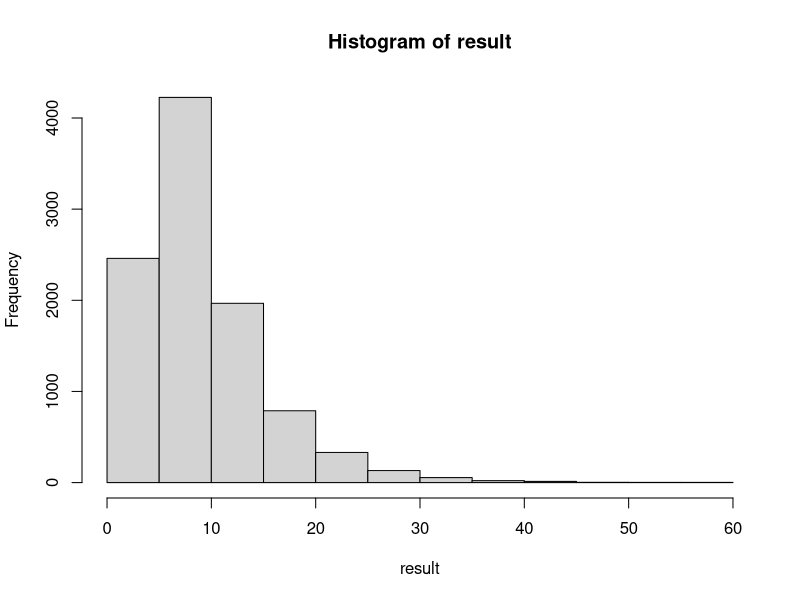
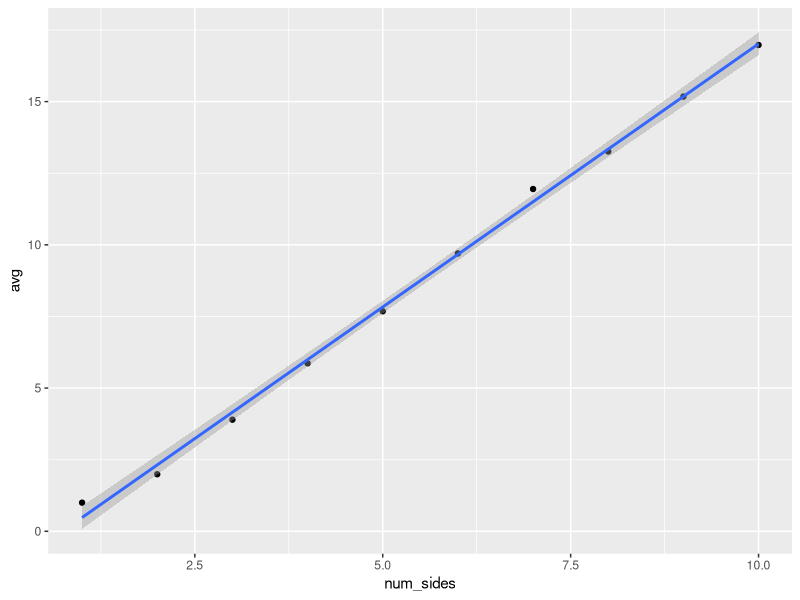
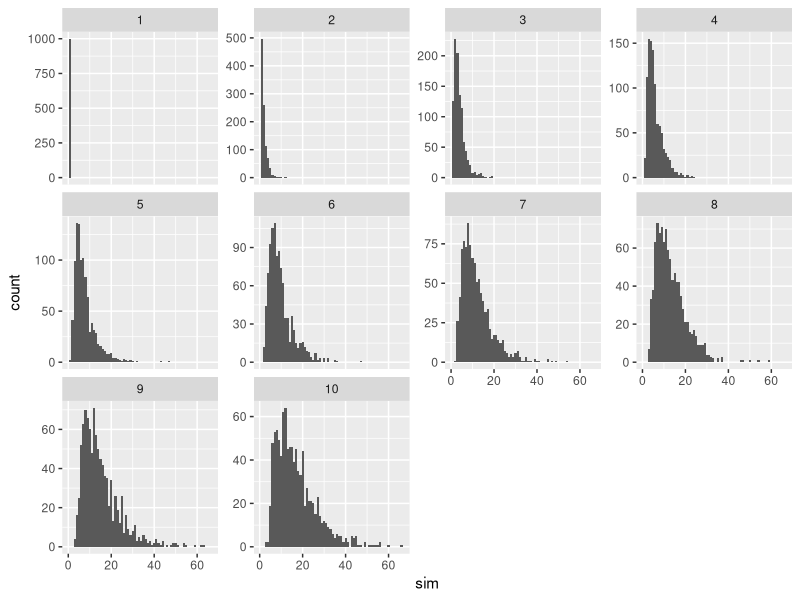

The R source for these figures, in order:
## ---- chunk 1
# https://fivethirtyeight.com/features/can-you-get-the-gloves-out-of-the-box/

die <- 1:6

die <- sample(die, replace = TRUE)
die <- sample(die, replace = TRUE)
die <- sample(die, replace = TRUE)
## etc.
die

die <- 1:6
n <- 0
while (length(unique(die)) > 1) {
  die <- sample(die, replace = TRUE)
  n <- n + 1
}
die
n

simulation <- function(num_sides = 6) {
  die <- 1:num_sides
  n <- 0
  while (length(unique(die)) > 1) {
    die <- sample(die, replace = TRUE)
    n <- n + 1
  }
  return(n)
}

result <- replicate(1e4, simulation())
mean(result)
hist(result)

library(tidyverse)
result <- map_dbl(1:1e4, ~ simulation())
mean(result)

accumulate(1:10, ~ sample(., replace = TRUE), .init = 1:6)


simulate_with_purrr <- function(num_sides = 6) {
  rolls <- accumulate(1:1e3, function(x, ...) {
    die <- sample(x, replace = TRUE) 
  
      if (length(unique(die)) == 1) {
        done(die)
      } else {
        die
      }
    }, .init = 1:num_sides)
  return(length(rolls) - 1)
}

result <- replicate(100, simulate_with_purrr(50))

result


df <- crossing(num_sides = 1:10, trial = 1:1000) %>% 
  mutate(sim = map_dbl(num_sides, simulate_with_purrr))
df

df %>% 
  group_by(num_sides) %>% 
  summarize(avg = mean(sim)) %>% 
  ggplot(aes(num_sides, avg)) + 
  geom_point() + 
  geom_smooth(method = lm)

df_avg <- df %>% 
  group_by(num_sides) %>% 
  summarize(avg = mean(sim))

lm(avg ~ num_sides, data = df_avg %>% filter(num_sides > 1))

df %>% 
  ggplot(aes(x = sim)) + 
  geom_histogram(binwidth = 1) + 
  facet_wrap(~ num_sides, scales = "free_y")
